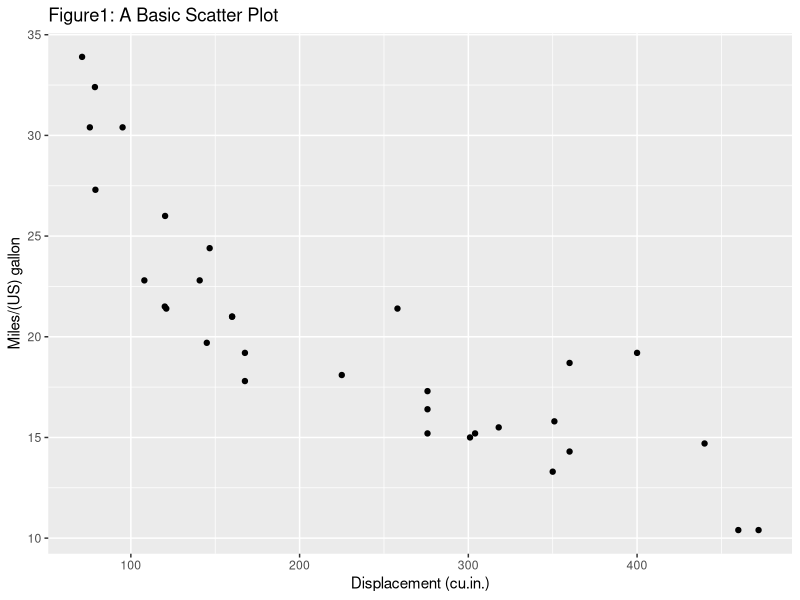
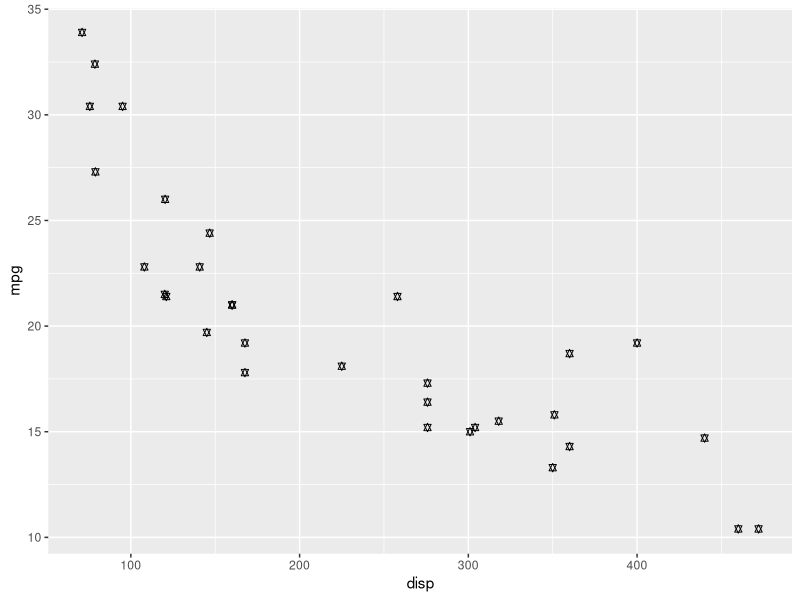
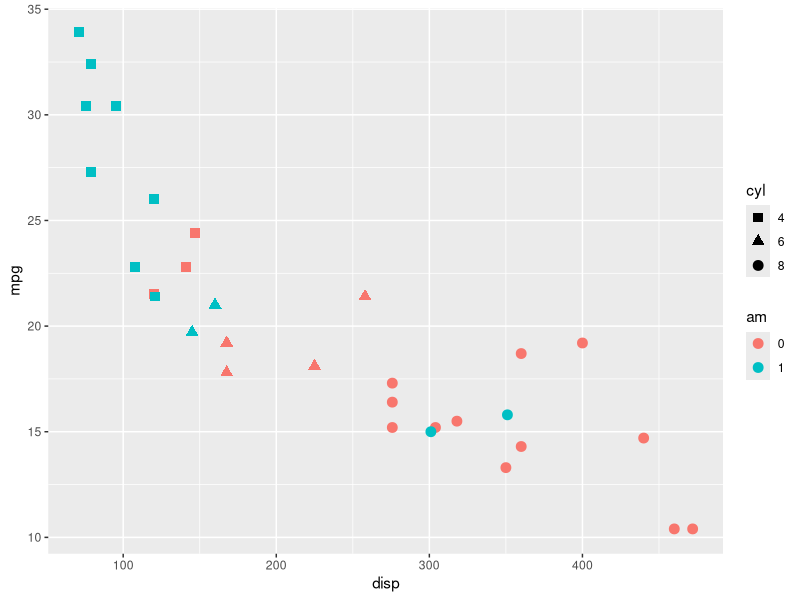
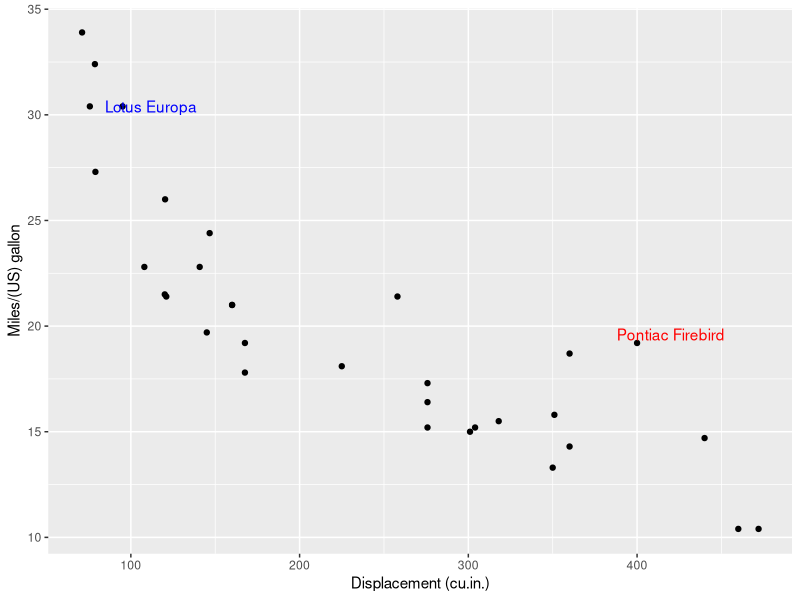

Write R code to recreate these figures, in order.
## ---- chunk 1
## Load the data
data(mtcars)
library(ggplot2)
p <- ggplot(mtcars, aes(x = disp, y = mpg)) 
p + geom_point() + 
    labs(title = "Figure1: A Basic Scatter Plot",
    x = "Displacement (cu.in.)", y = "Miles/(US) gallon")
## ---- chunk 2
# Change the shape of the points
library(ggplot2)
ggplot(mtcars, aes(x = disp, y = mpg)) + geom_point(shape = 11)
# Create two factor variables for shape and color
mtcars$cyl <- factor(mtcars$cyl)
mtcars$am <- factor(mtcars$am)

# Use two factor variables for shape and colour
ggplot(mtcars, aes(x = disp, y = mpg, shape = cyl, colour = am)) +
  geom_point(size = 3) + scale_shape_manual(values = c(15, 17, 19))

## ---- chunk 3
library(ggplot2)
p1 <- ggplot(mtcars, aes(x = disp, y = mpg)) + geom_point() + 
        labs(x = "Displacement (cu.in.)", y = "Miles/(US) gallon")
p1 + annotate("text", x = c(420, 112), y = c(19.6, 30.4), 
              label = c("Pontiac Firebird", "Lotus Europa"),
              colour = c("red", "blue"))
